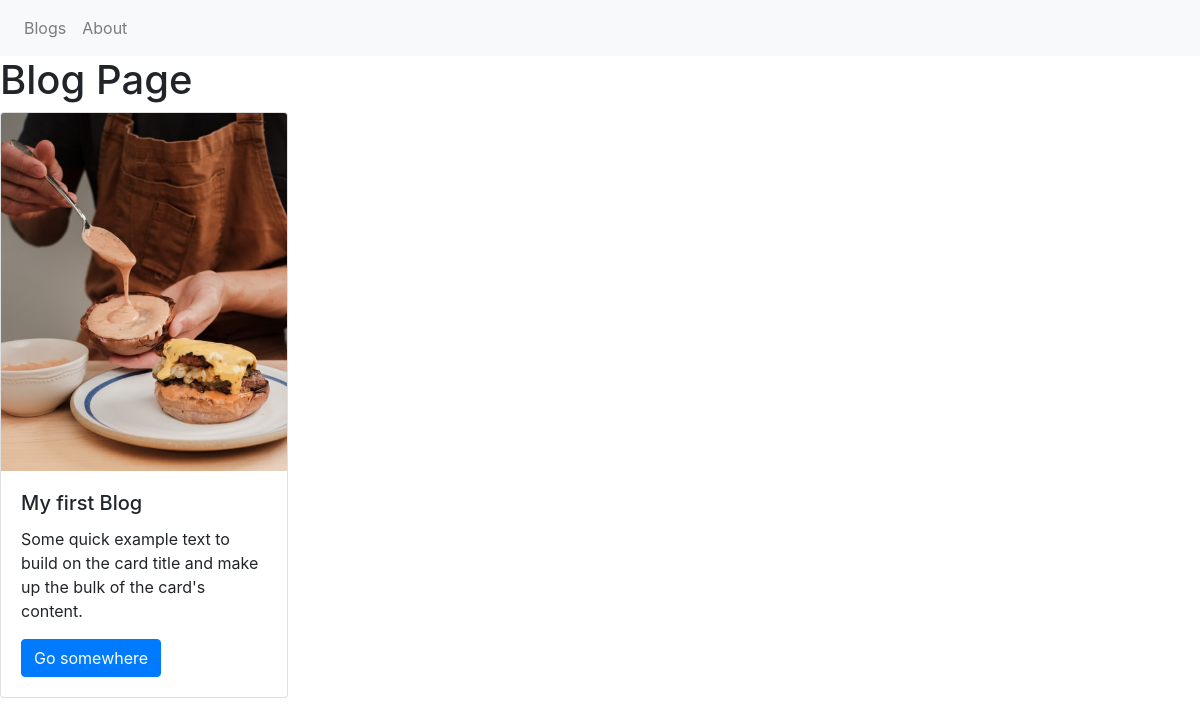
Before: / with the older database file.
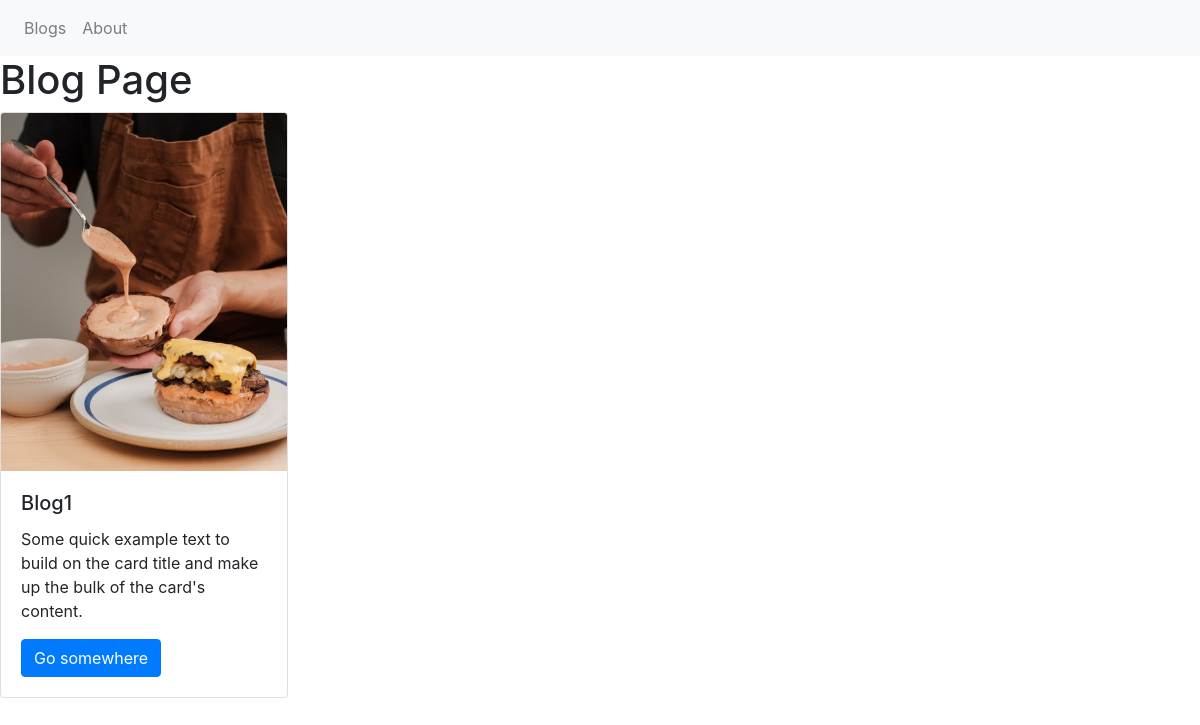
After: the same page with the newer database file.
### blog/models.py (models this page shows, shortened)
class Blog(models.Model):
    CATS ={
        (1, 'sport'),
        (2, 'fashion'),
        (3, 'technology'),
        (4, 'politics')
    }
    title = models.CharField(max_length=127, null=True, blank=True)
    text = models.TextField(help_text='Bura esas melumati daxil edin...')
    created_at = models.DateTimeField(auto_now_add=True)
    author = models.CharField(max_length=63, verbose_name='Muellif', )
    cats = models.IntegerField(max_length=100, choices=CATS, default=1)
    class Meta:
        verbose_name = "Blog"
        verbose_name_plural = "Blogs"
        ordering = ('created_at',)

### blog/views.py (the view)
# urls.py: path('' , blog , name='blg'),
def blog(request):
    blogs = Blog.objects.all()
    return render(request, 'blogs.html', {'blogs':blogs})

### blog/templates/blogs.html
{% extends "base.html" %}
{% block content %}
{% load static %}
<h1>Blog Page</h1>
{% for blog in blogs %}
<div class="card" style="width: 18rem;">
  <img class="card-img-top" src="{% static 'uploads/food.jpg' %}" alt="Card image cap">
  <div class="card-body">
    <h5 class="card-title">{{blog.title}}</h5>
    <p class="card-text">Some quick example text to build on the card title and make up the bulk of the card's content.</p>
    <a href="#" class="btn btn-primary">Go somewhere</a>
  </div>
</div>
{% endfor %}
{% endblock  %}

### blog/templates/base.html (shortened to what this page needs)
      <!doctype html>
      <html lang="en">
        <head>
          <link rel="stylesheet" href="https://maxcdn.bootstrapcdn.com/bootstrap/4.0.0/css/bootstrap.min.css">
        </head>
        <body>
          {% include 'includes/navbar.html' %}
          {% block content %}
          {% endblock %}
  </body>
</html>

### blog/templates/includes/navbar.html
<nav class="navbar navbar-expand-lg navbar-light bg-light">
    <div class="collapse navbar-collapse" id="navbarNav">
      <ul class="navbar-nav">
          <li class="nav-item">
            <a class="nav-link" href="{% url 'blog:blg' %}">Blogs</a>
          </li>
          <li class="nav-item">
            <a class="nav-link" href="{% url 'blog:about' %}">About</a>
        </li>
      </ul>
    </div>
  </nav>

Changed rows visible on the page:
removed Blog: title "My first Blog"
added Blog: title "Blog1"
